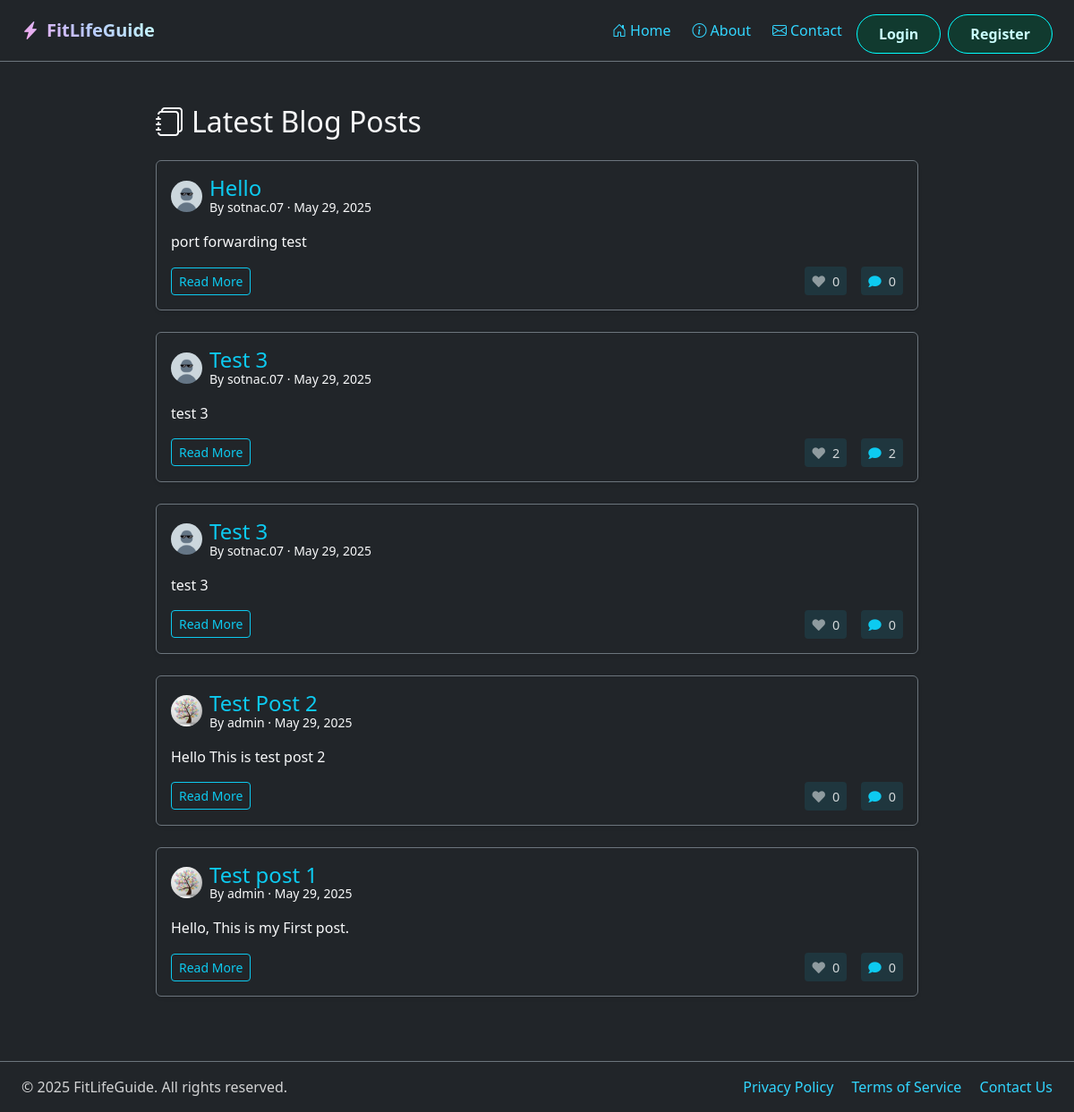
/posts/, run on the app's committed database.
### community/models.py (models this page shows, shortened)
class BlogPost(models.Model):
    title = models.CharField(max_length=200)
    slug = models.SlugField(unique=True, blank=True)
    author = models.ForeignKey(User, on_delete=models.CASCADE, related_name='blog_posts')
    content = models.TextField()
    created_at = models.DateTimeField(auto_now_add=True)
    updated_at = models.DateTimeField(auto_now=True)
    published = models.BooleanField(default=False)
    likes = models.ManyToManyField(User, related_name='blog_post_likes', blank=True)
    class Meta:
        ordering = ['-created_at']
    def total_likes(self):
        return self.likes.count()

### users/models.py (models this page shows, shortened)
class Profile(models.Model):
    STATUS_CHOICES = [
        ('💪', 'Working Out'),
        ('🏃', 'Running'),
        ('🧘', 'Meditating'),
        ('🥗', 'Eating Healthy'),
        ('😴', 'Resting'),
        ('🎯', 'Focused'),
        ('🌟', 'Feeling Great'),
        ('🔋', 'Low Energy'),
        ('🎮', 'Taking a Break'),
        ('📚', 'Learning'),
    ]
    user = models.OneToOneField(User, on_delete=models.CASCADE)
    location = models.CharField(max_length=100, blank=True)
    bio = models.TextField(max_length=500, blank=True)
    birth_date = models.DateField(null=True, blank=True)
    avatar = models.ImageField(upload_to='profile_pics', default='profile_pics/default-avatar.png')
    cover_image = models.ImageField(upload_to='cover_pics', default='cover_pics/default-cover.jpg')
    status = models.CharField(max_length=2, choices=STATUS_CHOICES, default='🌟')
    status_updated_at = models.DateTimeField(auto_now=True)

### community/views.py (the view)
# urls.py: path('posts/', views.posts_view, name='posts'),
def posts_view(request):
    posts = BlogPost.objects.filter(published=True).select_related('author', 'author__profile').prefetch_related('likes', 'comments')
    return render(request, 'community/posts.html', {'posts': posts})

### community/templates/community/posts.html (shortened to what this page needs)
{% extends 'mainpage/base.html' %}
{% load static %}
{% block content %}
<div class="container my-5 text-light" style="max-width: 900px; margin-left: auto; margin-right: auto; padding-left: 1.5rem; padding-right: 1.5rem;">
  <h2 class="mb-4"><i class="bi bi-journals me-2"></i>Latest Blog Posts</h2>
  {% for post in posts %}
  <div class="card bg-dark border-secondary text-light mb-4 shadow-sm post-card">
    <div class="card-body">
      <div class="d-flex align-items-center mb-3">
        <img src="{{ post.author.profile.avatar.url }}" class="rounded-circle me-2"
             alt="{{ post.author.username }}'s avatar" style="width: 35px; height: 35px; object-fit: cover;">
        <div>
          <h4 class="card-title mb-0">
            <a href="{% url 'post_detail' slug=post.slug %}" class="text-decoration-none text-info">
              {{ post.title }}
            </a>
          </h4>
          <p class="card-subtitle small mb-0 text-light">
            By {{ post.author.username }} · {{ post.created_at|date:"M d, Y" }}
          </p>
        </div>
      </div>
      <p class="card-text">
        {{ post.content|truncatewords:40 }}
      </p>
      <div class="d-flex align-items-center mt-3">
        <a href="{% url 'post_detail' slug=post.slug %}" class="btn btn-outline-info btn-sm me-auto">Read More</a>
        <div class="d-flex align-items-center ms-3">
          {% if user.is_authenticated %}
          <form action="{% url 'like_post' post.slug %}" method="post" class="me-3">
            {% csrf_token %}
            <button type="submit" class="post-stat like-btn {% if user in post.likes.all %}liked{% endif %}">
              <i class="fas fa-heart"></i>
              <span class="ms-1 like-count">{{ post.total_likes }}</span>
            </button>
          </form>
          {% else %}
          <a href="{% url 'login' %}" class="post-stat me-3 no-hover">
            <i class="fas fa-heart"></i>
            <span class="ms-1">{{ post.total_likes }}</span>
          </a>
          {% endif %}
          <a href="{% url 'post_detail' slug=post.slug %}#comments" class="post-stat">
            <i class="fas fa-comment"></i>
            <span class="ms-1">{{ post.comments.count }}</span>
          </a>
        </div>
      </div>
    </div>
  </div>
  {% empty %}
  <p class="text-light">No posts have been published yet.</p>
  {% endfor %}
</div>
<link rel="stylesheet" href="https://cdnjs.cloudflare.com/ajax/libs/font-awesome/5.15.4/css/all.min.css">
{% endblock %}

### community/templates/community/posts.html (style rules this page uses)
.post-card { border: 1px solid rgba(255, 255, 255, 0.1); }
.post-card .fa-heart, .post-card .fa-comment { font-size: 0.9rem; }
.post-stat { background-color: rgba(13, 202, 240, 0.1); padding: 0.25rem 0.5rem; border-radius: 0.25rem; color: #fff; text-decoration: none; border: none; cursor: pointer; transition: all 0.2s ease; }
.post-stat .fa-heart { color: rgba(255, 255, 255, 0.5); transition: all 0.2s ease; }
.post-stat .fa-comment { color: #0dcaf0; transition: transform 0.2s ease; }
.post-stat span { font-size: 0.9rem; color: rgba(255, 255, 255, 0.8); }

### data on the page
BlogPost: author.profile.avatar (placeholder picture), title "Hello", author.username "sotnac.07", created_at "May 29, 2025", content "port forwarding test", total_likes "0", comments.count "0"
BlogPost: author.profile.avatar (placeholder picture), title "Test 3", author.username "sotnac.07", created_at "May 29, 2025", content "test 3", total_likes "2", comments.count "2"
BlogPost: author.profile.avatar (placeholder picture), title "Test 3", author.username "sotnac.07", created_at "May 29, 2025", content "test 3", total_likes "0", comments.count "0"
BlogPost: author.profile.avatar (picture), title "Test Post 2", author.username "admin", created_at "May 29, 2025", content "Hello This is test post 2", total_likes "0", comments.count "0"
BlogPost: author.profile.avatar (picture), title "Test post 1", author.username "admin", created_at "May 29, 2025", content "Hello, This is my First post.", total_likes "0", comments.count "0"
